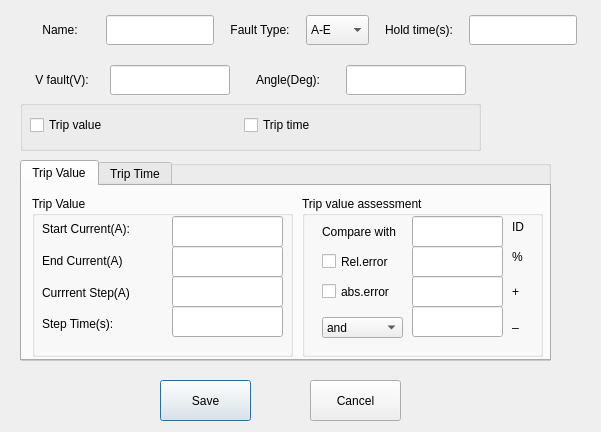
<?xml version="1.0" encoding="UTF-8"?>
<ui version="4.0">
 <class>Currentset</class>
 <widget class="QDialog" name="Currentset">
  <property name="geometry">
   <rect>
    <x>0</x>
    <y>0</y>
    <width>601</width>
    <height>432</height>
   </rect>
  </property>
  <property name="sizePolicy">
   <sizepolicy hsizetype="Fixed" vsizetype="Fixed">
    <horstretch>0</horstretch>
    <verstretch>0</verstretch>
   </sizepolicy>
  </property>
  <property name="minimumSize">
   <size>
    <width>60</width>
    <height>30</height>
   </size>
  </property>
  <property name="windowTitle">
   <string>Dialog</string>
  </property>
  <widget class="QPushButton" name="pushButton">
   <property name="geometry">
    <rect>
     <x>160</x>
     <y>380</y>
     <width>91</width>
     <height>41</height>
    </rect>
   </property>
   <property name="text">
    <string>Save</string>
   </property>
  </widget>
  <widget class="QPushButton" name="pushButton_2">
   <property name="geometry">
    <rect>
     <x>310</x>
     <y>380</y>
     <width>91</width>
     <height>41</height>
    </rect>
   </property>
   <property name="text">
    <string>Cancel</string>
   </property>
  </widget>
  <widget class="QGroupBox" name="groupBox">
   <property name="geometry">
    <rect>
     <x>20</x>
     <y>160</y>
     <width>531</width>
     <height>201</height>
    </rect>
   </property>
   <property name="title">
    <string/>
   </property>
   <widget class="QTabWidget" name="tabWidget">
    <property name="geometry">
     <rect>
      <x>0</x>
      <y>0</y>
      <width>531</width>
      <height>201</height>
     </rect>
    </property>
    <property name="currentIndex">
     <number>0</number>
    </property>
    <widget class="QWidget" name="tab">
     <attribute name="title">
      <string>Trip Value</string>
     </attribute>
     <widget class="QGroupBox" name="groupBox_4">
      <property name="geometry">
       <rect>
        <x>10</x>
        <y>10</y>
        <width>261</width>
        <height>161</height>
       </rect>
      </property>
      <property name="title">
       <string>Trip Value</string>
      </property>
      <widget class="QLineEdit" name="lineEdit_2">
       <property name="geometry">
        <rect>
         <x>140</x>
         <y>20</y>
         <width>111</width>
         <height>31</height>
        </rect>
       </property>
      </widget>
      <widget class="QLineEdit" name="lineEdit_3">
       <property name="geometry">
        <rect>
         <x>140</x>
         <y>50</y>
         <width>111</width>
         <height>31</height>
        </rect>
       </property>
      </widget>
      <widget class="QLineEdit" name="lineEdit_4">
       <property name="geometry">
        <rect>
         <x>140</x>
         <y>80</y>
         <width>111</width>
         <height>31</height>
        </rect>
       </property>
      </widget>
      <widget class="QLineEdit" name="lineEdit_16">
       <property name="geometry">
        <rect>
         <x>140</x>
         <y>110</y>
         <width>111</width>
         <height>31</height>
        </rect>
       </property>
      </widget>
      <widget class="QWidget" name="verticalLayoutWidget">
       <property name="geometry">
        <rect>
         <x>10</x>
         <y>20</y>
         <width>111</width>
         <height>121</height>
        </rect>
       </property>
       <layout class="QVBoxLayout" name="verticalLayout">
        <item>
         <widget class="QLabel" name="label_6">
          <property name="text">
           <string>Start Current(A):</string>
          </property>
         </widget>
        </item>
        <item>
         <widget class="QLabel" name="label_7">
          <property name="text">
           <string>End Current(A)</string>
          </property>
         </widget>
        </item>
        <item>
         <widget class="QLabel" name="label_8">
          <property name="text">
           <string>Currrent Step(A)</string>
          </property>
         </widget>
        </item>
        <item>
         <widget class="QLabel" name="label_9">
          <property name="text">
           <string>Step Time(s):</string>
          </property>
         </widget>
        </item>
       </layout>
      </widget>
     </widget>
     <widget class="QGroupBox" name="groupBox_3">
      <property name="geometry">
       <rect>
        <x>280</x>
        <y>10</y>
        <width>241</width>
        <height>161</height>
       </rect>
      </property>
      <property name="title">
       <string>Trip value assessment</string>
      </property>
      <widget class="QLineEdit" name="lineEdit_5">
       <property name="geometry">
        <rect>
         <x>110</x>
         <y>50</y>
         <width>91</width>
         <height>31</height>
        </rect>
       </property>
      </widget>
      <widget class="QLineEdit" name="lineEdit_6">
       <property name="geometry">
        <rect>
         <x>110</x>
         <y>80</y>
         <width>91</width>
         <height>31</height>
        </rect>
       </property>
      </widget>
      <widget class="QLabel" name="label">
       <property name="geometry">
        <rect>
         <x>210</x>
         <y>50</y>
         <width>31</width>
         <height>21</height>
        </rect>
       </property>
       <property name="text">
        <string>%</string>
       </property>
      </widget>
      <widget class="QLabel" name="label_2">
       <property name="geometry">
        <rect>
         <x>210</x>
         <y>80</y>
         <width>41</width>
         <height>31</height>
        </rect>
       </property>
       <property name="text">
        <string>+</string>
       </property>
      </widget>
      <widget class="QLineEdit" name="lineEdit_17">
       <property name="geometry">
        <rect>
         <x>110</x>
         <y>20</y>
         <width>91</width>
         <height>31</height>
        </rect>
       </property>
      </widget>
      <widget class="QLabel" name="label_17">
       <property name="geometry">
        <rect>
         <x>20</x>
         <y>25</y>
         <width>81</width>
         <height>21</height>
        </rect>
       </property>
       <property name="text">
        <string>Compare with</string>
       </property>
      </widget>
      <widget class="QLabel" name="label_18">
       <property name="geometry">
        <rect>
         <x>210</x>
         <y>20</y>
         <width>41</width>
         <height>21</height>
        </rect>
       </property>
       <property name="text">
        <string>ID</string>
       </property>
      </widget>
      <widget class="QCheckBox" name="checkBox">
       <property name="geometry">
        <rect>
         <x>20</x>
         <y>50</y>
         <width>81</width>
         <height>31</height>
        </rect>
       </property>
       <property name="text">
        <string>Rel.error</string>
       </property>
      </widget>
      <widget class="QCheckBox" name="checkBox_2">
       <property name="geometry">
        <rect>
         <x>20</x>
         <y>80</y>
         <width>91</width>
         <height>31</height>
        </rect>
       </property>
       <property name="text">
        <string>abs.error</string>
       </property>
      </widget>
      <widget class="QComboBox" name="comboBox">
       <property name="geometry">
        <rect>
         <x>20</x>
         <y>121</y>
         <width>81</width>
         <height>21</height>
        </rect>
       </property>
       <item>
        <property name="text">
         <string>and</string>
        </property>
       </item>
       <item>
        <property name="text">
         <string>or</string>
        </property>
       </item>
      </widget>
      <widget class="QLineEdit" name="lineEdit">
       <property name="geometry">
        <rect>
         <x>110</x>
         <y>110</y>
         <width>91</width>
         <height>31</height>
        </rect>
       </property>
      </widget>
      <widget class="QLabel" name="label_15">
       <property name="geometry">
        <rect>
         <x>210</x>
         <y>110</y>
         <width>31</width>
         <height>31</height>
        </rect>
       </property>
       <property name="text">
        <string>_</string>
       </property>
      </widget>
     </widget>
    </widget>
    <widget class="QWidget" name="tab_2">
     <attribute name="title">
      <string>Trip Time</string>
     </attribute>
     <widget class="QGroupBox" name="groupBox_5">
      <property name="geometry">
       <rect>
        <x>10</x>
        <y>10</y>
        <width>261</width>
        <height>151</height>
       </rect>
      </property>
      <property name="title">
       <string>Trip Time</string>
      </property>
      <widget class="QLineEdit" name="lineEdit_14">
       <property name="geometry">
        <rect>
         <x>140</x>
         <y>20</y>
         <width>111</width>
         <height>31</height>
        </rect>
       </property>
      </widget>
      <widget class="QLineEdit" name="lineEdit_15">
       <property name="geometry">
        <rect>
         <x>140</x>
         <y>50</y>
         <width>111</width>
         <height>31</height>
        </rect>
       </property>
      </widget>
      <widget class="QWidget" name="verticalLayoutWidget_2">
       <property name="geometry">
        <rect>
         <x>10</x>
         <y>20</y>
         <width>111</width>
         <height>61</height>
        </rect>
       </property>
       <layout class="QVBoxLayout" name="verticalLayout_2">
        <item>
         <widget class="QLabel" name="label_13">
          <property name="text">
           <string>Current End</string>
          </property>
         </widget>
        </item>
        <item>
         <widget class="QLabel" name="label_14">
          <property name="text">
           <string>Maximum Time(s):</string>
          </property>
         </widget>
        </item>
       </layout>
      </widget>
     </widget>
     <widget class="QGroupBox" name="groupBox_2">
      <property name="geometry">
       <rect>
        <x>280</x>
        <y>10</y>
        <width>241</width>
        <height>151</height>
       </rect>
      </property>
      <property name="title">
       <string>Trip time assessment</string>
      </property>
      <widget class="QLineEdit" name="lineEdit_7">
       <property name="geometry">
        <rect>
         <x>120</x>
         <y>50</y>
         <width>91</width>
         <height>31</height>
        </rect>
       </property>
      </widget>
      <widget class="QCheckBox" name="checkBox_3">
       <property name="geometry">
        <rect>
         <x>20</x>
         <y>60</y>
         <width>101</width>
         <height>21</height>
        </rect>
       </property>
       <property name="text">
        <string>Rel.error</string>
       </property>
      </widget>
      <widget class="QLabel" name="label_3">
       <property name="geometry">
        <rect>
         <x>220</x>
         <y>80</y>
         <width>31</width>
         <height>31</height>
        </rect>
       </property>
       <property name="text">
        <string>+</string>
       </property>
      </widget>
      <widget class="QLineEdit" name="lineEdit_8">
       <property name="geometry">
        <rect>
         <x>120</x>
         <y>80</y>
         <width>91</width>
         <height>31</height>
        </rect>
       </property>
      </widget>
      <widget class="QLabel" name="label_4">
       <property name="geometry">
        <rect>
         <x>220</x>
         <y>50</y>
         <width>31</width>
         <height>21</height>
        </rect>
       </property>
       <property name="text">
        <string>%</string>
       </property>
      </widget>
      <widget class="QComboBox" name="comboBox_2">
       <property name="geometry">
        <rect>
         <x>20</x>
         <y>120</y>
         <width>71</width>
         <height>22</height>
        </rect>
       </property>
       <item>
        <property name="text">
         <string>and</string>
        </property>
       </item>
       <item>
        <property name="text">
         <string>or</string>
        </property>
       </item>
      </widget>
      <widget class="QCheckBox" name="checkBox_4">
       <property name="geometry">
        <rect>
         <x>20</x>
         <y>90</y>
         <width>91</width>
         <height>21</height>
        </rect>
       </property>
       <property name="text">
        <string>abs.error</string>
       </property>
      </widget>
      <widget class="QLabel" name="label_19">
       <property name="geometry">
        <rect>
         <x>20</x>
         <y>30</y>
         <width>91</width>
         <height>21</height>
        </rect>
       </property>
       <property name="text">
        <string>Compare with</string>
       </property>
      </widget>
      <widget class="QLabel" name="label_20">
       <property name="geometry">
        <rect>
         <x>220</x>
         <y>30</y>
         <width>31</width>
         <height>21</height>
        </rect>
       </property>
       <property name="text">
        <string>ID</string>
       </property>
      </widget>
      <widget class="QLineEdit" name="lineEdit_18">
       <property name="geometry">
        <rect>
         <x>120</x>
         <y>20</y>
         <width>91</width>
         <height>31</height>
        </rect>
       </property>
      </widget>
      <widget class="QLabel" name="label_16">
       <property name="geometry">
        <rect>
         <x>220</x>
         <y>110</y>
         <width>31</width>
         <height>31</height>
        </rect>
       </property>
       <property name="text">
        <string>-</string>
       </property>
      </widget>
      <widget class="QLineEdit" name="lineEdit_13">
       <property name="geometry">
        <rect>
         <x>120</x>
         <y>110</y>
         <width>91</width>
         <height>31</height>
        </rect>
       </property>
      </widget>
     </widget>
    </widget>
   </widget>
  </widget>
  <widget class="QGroupBox" name="groupBox_6">
   <property name="geometry">
    <rect>
     <x>20</x>
     <y>100</y>
     <width>461</width>
     <height>51</height>
    </rect>
   </property>
   <property name="title">
    <string/>
   </property>
   <widget class="QWidget" name="horizontalLayoutWidget">
    <property name="geometry">
     <rect>
      <x>10</x>
      <y>10</y>
      <width>421</width>
      <height>31</height>
     </rect>
    </property>
    <layout class="QHBoxLayout" name="horizontalLayout">
     <item>
      <widget class="QCheckBox" name="checkBox_5">
       <property name="text">
        <string>Trip value</string>
       </property>
      </widget>
     </item>
     <item>
      <widget class="QCheckBox" name="checkBox_6">
       <property name="text">
        <string>Trip time</string>
       </property>
      </widget>
     </item>
    </layout>
   </widget>
  </widget>
  <widget class="QWidget" name="horizontalLayoutWidget_2">
   <property name="geometry">
    <rect>
     <x>20</x>
     <y>10</y>
     <width>571</width>
     <height>41</height>
    </rect>
   </property>
   <layout class="QHBoxLayout" name="horizontalLayout_2">
    <item>
     <widget class="QLabel" name="label_5">
      <property name="sizePolicy">
       <sizepolicy hsizetype="Fixed" vsizetype="Fixed">
        <horstretch>0</horstretch>
        <verstretch>0</verstretch>
       </sizepolicy>
      </property>
      <property name="minimumSize">
       <size>
        <width>60</width>
        <height>30</height>
       </size>
      </property>
      <property name="text">
       <string>Name:</string>
      </property>
      <property name="alignment">
       <set>Qt::AlignCenter</set>
      </property>
     </widget>
    </item>
    <item>
     <widget class="QLineEdit" name="lineEdit_9">
      <property name="sizePolicy">
       <sizepolicy hsizetype="Fixed" vsizetype="Fixed">
        <horstretch>0</horstretch>
        <verstretch>0</verstretch>
       </sizepolicy>
      </property>
      <property name="minimumSize">
       <size>
        <width>100</width>
        <height>30</height>
       </size>
      </property>
     </widget>
    </item>
    <item>
     <widget class="QLabel" name="label_10">
      <property name="sizePolicy">
       <sizepolicy hsizetype="Fixed" vsizetype="Fixed">
        <horstretch>0</horstretch>
        <verstretch>0</verstretch>
       </sizepolicy>
      </property>
      <property name="minimumSize">
       <size>
        <width>60</width>
        <height>30</height>
       </size>
      </property>
      <property name="text">
       <string>Fault Type:</string>
      </property>
      <property name="alignment">
       <set>Qt::AlignCenter</set>
      </property>
     </widget>
    </item>
    <item>
     <widget class="QComboBox" name="comboBox_3">
      <property name="sizePolicy">
       <sizepolicy hsizetype="Fixed" vsizetype="Fixed">
        <horstretch>0</horstretch>
        <verstretch>0</verstretch>
       </sizepolicy>
      </property>
      <property name="minimumSize">
       <size>
        <width>60</width>
        <height>30</height>
       </size>
      </property>
      <item>
       <property name="text">
        <string>A-E</string>
       </property>
      </item>
      <item>
       <property name="text">
        <string>B-E</string>
       </property>
      </item>
      <item>
       <property name="text">
        <string>C-E</string>
       </property>
      </item>
      <item>
       <property name="text">
        <string>A-B</string>
       </property>
      </item>
      <item>
       <property name="text">
        <string>B-C</string>
       </property>
      </item>
      <item>
       <property name="text">
        <string>C-A</string>
       </property>
      </item>
      <item>
       <property name="text">
        <string>A-B-C</string>
       </property>
      </item>
     </widget>
    </item>
    <item>
     <widget class="QLabel" name="label_12">
      <property name="sizePolicy">
       <sizepolicy hsizetype="Fixed" vsizetype="Fixed">
        <horstretch>0</horstretch>
        <verstretch>0</verstretch>
       </sizepolicy>
      </property>
      <property name="minimumSize">
       <size>
        <width>60</width>
        <height>30</height>
       </size>
      </property>
      <property name="text">
       <string>Hold time(s):</string>
      </property>
     </widget>
    </item>
    <item>
     <widget class="QLineEdit" name="lineEdit_12">
      <property name="sizePolicy">
       <sizepolicy hsizetype="Fixed" vsizetype="Fixed">
        <horstretch>0</horstretch>
        <verstretch>0</verstretch>
       </sizepolicy>
      </property>
      <property name="minimumSize">
       <size>
        <width>100</width>
        <height>30</height>
       </size>
      </property>
     </widget>
    </item>
   </layout>
  </widget>
  <widget class="QWidget" name="horizontalLayoutWidget_3">
   <property name="geometry">
    <rect>
     <x>20</x>
     <y>60</y>
     <width>461</width>
     <height>41</height>
    </rect>
   </property>
   <layout class="QHBoxLayout" name="horizontalLayout_3">
    <item>
     <widget class="QLabel" name="label_21">
      <property name="sizePolicy">
       <sizepolicy hsizetype="Fixed" vsizetype="Fixed">
        <horstretch>0</horstretch>
        <verstretch>0</verstretch>
       </sizepolicy>
      </property>
      <property name="minimumSize">
       <size>
        <width>60</width>
        <height>30</height>
       </size>
      </property>
      <property name="text">
       <string>V fault(V):</string>
      </property>
      <property name="alignment">
       <set>Qt::AlignCenter</set>
      </property>
     </widget>
    </item>
    <item>
     <widget class="QLineEdit" name="lineEdit_19">
      <property name="sizePolicy">
       <sizepolicy hsizetype="Fixed" vsizetype="Fixed">
        <horstretch>0</horstretch>
        <verstretch>0</verstretch>
       </sizepolicy>
      </property>
      <property name="minimumSize">
       <size>
        <width>120</width>
        <height>30</height>
       </size>
      </property>
     </widget>
    </item>
    <item>
     <widget class="QLabel" name="label_22">
      <property name="sizePolicy">
       <sizepolicy hsizetype="Fixed" vsizetype="Fixed">
        <horstretch>0</horstretch>
        <verstretch>0</verstretch>
       </sizepolicy>
      </property>
      <property name="minimumSize">
       <size>
        <width>80</width>
        <height>30</height>
       </size>
      </property>
      <property name="text">
       <string>Angle(Deg):</string>
      </property>
      <property name="alignment">
       <set>Qt::AlignCenter</set>
      </property>
     </widget>
    </item>
    <item>
     <widget class="QLineEdit" name="lineEdit_20">
      <property name="sizePolicy">
       <sizepolicy hsizetype="Fixed" vsizetype="Fixed">
        <horstretch>0</horstretch>
        <verstretch>0</verstretch>
       </sizepolicy>
      </property>
      <property name="minimumSize">
       <size>
        <width>120</width>
        <height>30</height>
       </size>
      </property>
     </widget>
    </item>
   </layout>
  </widget>
 </widget>
 <resources/>
 <connections/>
</ui>
